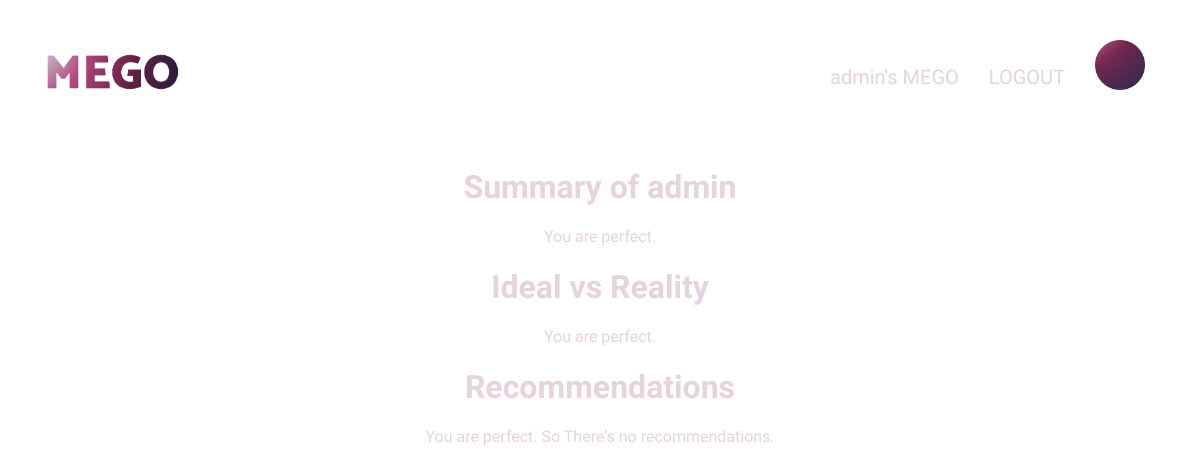
Page /MEgo/report/ (signed in) on the earlier database version.
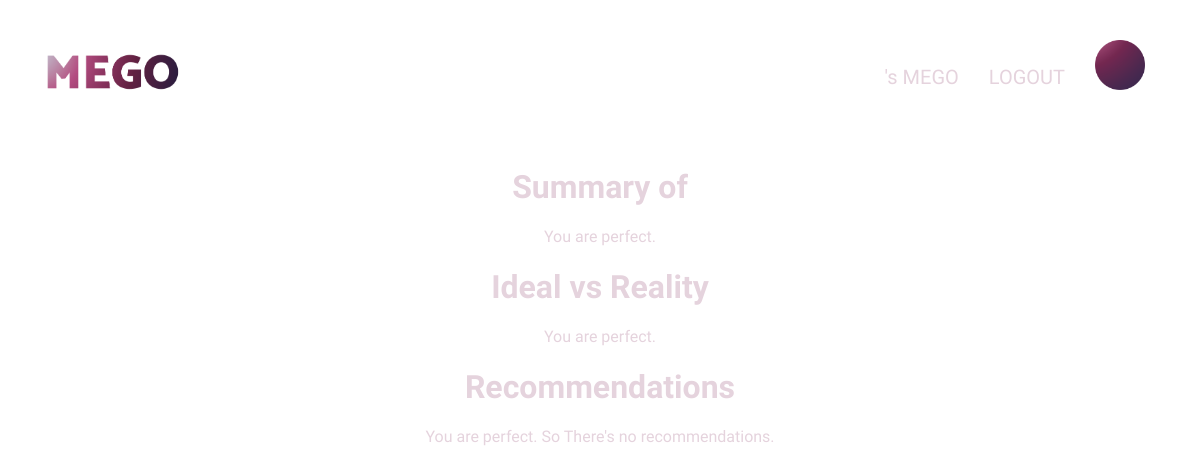
Same page on the later database version.
### MEgo/models.py (models this page shows, shortened)
class User(AbstractBaseUser, PermissionsMixin):
    objects = UserManager()
    email = models.EmailField(
        max_length=255,
        unique=True,
    )
    nickname = models.CharField(
        max_length=20,
        null=False,
        unique=True
    )
    user_id = models.CharField(
        max_length=20,
        null=False,
        unique=True
    )
    is_active = models.BooleanField(default=True)
    is_admin = models.BooleanField(default=False)
    is_superuser = models.BooleanField(default=False)
    is_staff = models.BooleanField(default=False)
    date_joined = models.DateTimeField(auto_now_add=True)
    age = models.IntegerField(null = False)
    gender = models.CharField(max_length=200, null = False)
    USERNAME_FIELD = 'user_id'
    REQUIRED_FIELDS = ['email','nickname']

### MEgo/views.py (the view)
# urls.py: path('MEgo/report/', views.analysis_report, name='analysis_report'),
@login_required
def analysis_report(request):
    return render(request, 'MEgo/analysis_report.html')

### MEgo/templates/MEgo/analysis_report.html
{% extends 'MEgo/base.html' %}
{% load static %}
{% block content %}
    <div>
        <h1>Summary of {{ user.nickname }}</h1>
        <p>You are perfect.</p>
    </div>
    <div>
        <h1>Ideal vs Reality</h1>
        <p>You are perfect.</p>
    </div>
    <div>
        <h1>Recommendations</h1>
        <p>You are perfect. So There's no recommendations.</p>
    </div>
{% endblock %}

### MEgo/templates/MEgo/base.html (shortened to what this page needs)
{% load static %}
{% load widget_tweaks %}
<html>
    <head>
        <link rel="stylesheet" type="text/css" href="{% static 'css/MEgo.css' %}">
    </head>
    <body>
        <header class="page-header">
            <h1 id="logo"><a href="{% url 'experience_circle' %}"><img src="{% static "Icons/Mego_color.png" %}" height="50"></a></h1>
            <nav>
                <ul class="top-menu">
                    <li><a>{{ user.nickname }}'s MEGO</a></li>
                    <li><a href="{% url 'logout' %}">LOGOUT</a></li>
                    <li><a href="{% url 'analysis_report' %}"><img src="{% static "Icons/megosymbol.png" %}" width="50" height="50"></a></li>
                </ul>
            </nav>
        </header>
        <div class="content container">
            <center>
            {% block content %}
            {% endblock %}
            </center>
        </div>
    </body>
</html>

Differences in the rows shown:
no longer on this page (row edited): User: nickname "admin"
